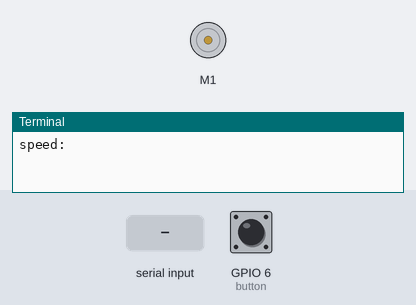
This program was run on a simulated Raspberry Pi (BCM pin numbers). On the bench: DC motor (green arrow = forward, orange = backward, longer = faster), the last lines printed to the terminal. Inputs (shaded band) come from the test bench; at power-on: GPIO 6 (button) HIGH.

Above: at 1.2 s.
1.3 s: "1" typed at the terminal, then Enter
At 2.4 s:
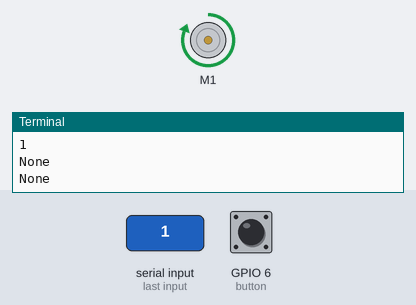
Timing chart, 0 to 4.3 s (numbered marks = the images above; inputs shaded):
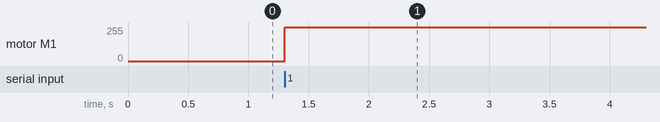

Measured:
- after the input at 1.3 s, motor M1: stopped → forward 255/255 at once

The program:

dc_moto.py
```python
#!/usr/bin/env python3

import sys
import time
from gpiozero import Motor, Button
import time

pulses = 0
old_edge = False
new_edge = False

def callback_rpm():
   global old_edge, new_edge, pulses
   old_edge = new_edge
   new_edge = time.clock_gettime_ns(time.CLOCK_MONOTONIC)
def rpm():
   global old_edge, new_edge
   if old_edge and new_edge:
      return 60/(((new_edge-old_edge)*10**(-9))*20)

def main():
   motor = Motor(26, 20)
   button = Button(6)
   button.when_pressed = callback_rpm

   for _ in range(3):
      speed = float(input('speed: '))
      motor.forward(speed)
      for _ in range(61):
         print(rpm())
         time.sleep(1)
   motor.stop()


if __name__=='__main__':
   main()
```
